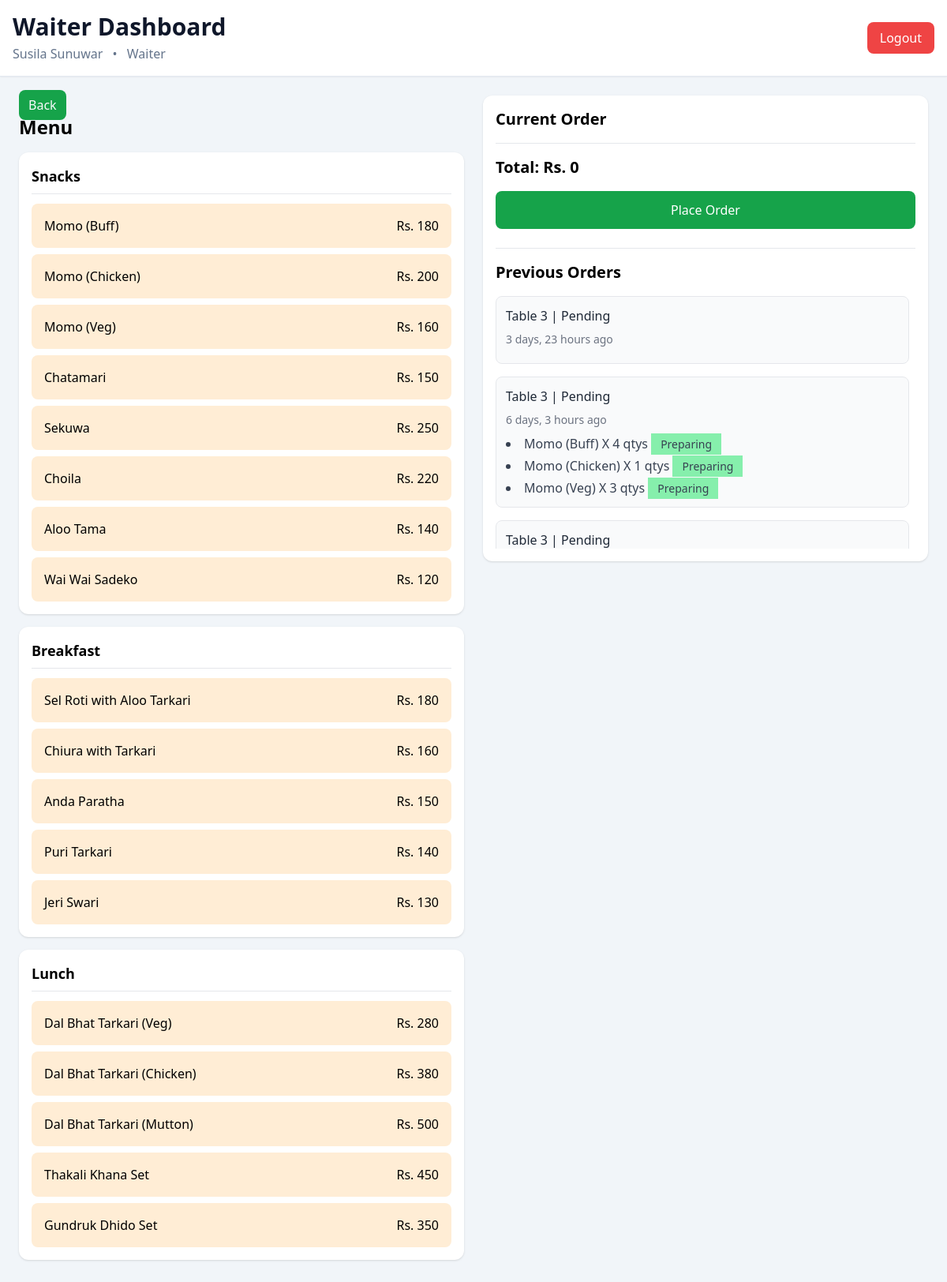
Before: /orders/menu/17/ (signed in) with the older database file.
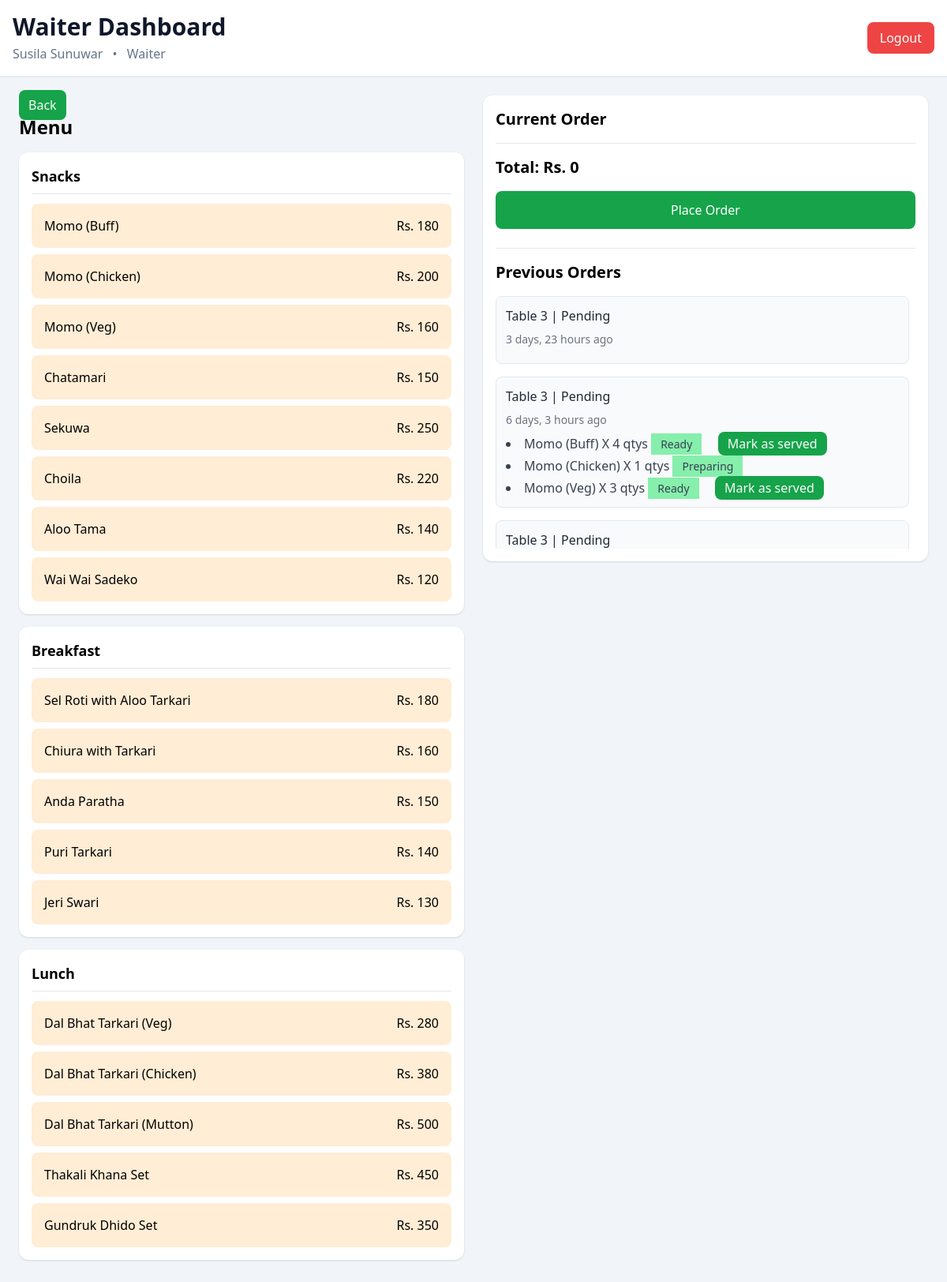
After: the same page with the newer database file.
### orders/models.py (models this page shows)
class OrderItem(models.Model):
    class ITEM_STATUS(models.TextChoices):
        PREPARING = 'p', 'Preparing'
        READY = 'r', 'Ready'
        SERVED = 's', 'Served'
    order = models.ForeignKey(Order, on_delete=models.PROTECT, related_name='items')
    menu_item = models.ForeignKey(MenuItem, on_delete=models.PROTECT, related_name='order_items')
    price = models.PositiveIntegerField()
    quantity = models.PositiveIntegerField(default=1)
    status = models.CharField(choices=ITEM_STATUS, max_length=2, default=ITEM_STATUS.PREPARING)
    priority = models.CharField(choices= MenuItem.PRIORITY_CHOICES, default=MenuItem.PRIORITY_CHOICES.MEDIUM, max_length=2)
    def __str__(self):
        return f"{self.menu_item} X {self.quantity} qtys"

class MenuItem(models.Model):
    class PRIORITY_CHOICES(models.TextChoices):
        HIGH = '3', 'High'
        MEDIUM = '2', 'Medium'
        LOW = '1', 'Low'
    category = models.ForeignKey(Category, on_delete=models.CASCADE, related_name='items')
    name = models.CharField(max_length=200)
    price = models.PositiveIntegerField()
    description = models.TextField(null = True, blank = True)
    default_priority = models.CharField(choices=PRIORITY_CHOICES, default=PRIORITY_CHOICES.MEDIUM, max_length=2)
    est_time = models.PositiveIntegerField(help_text="Write estimated preparation time in minutes", null=True, blank=True)
    station = models.ForeignKey(KitchenStation, on_delete=models.SET_NULL, null=True, related_name='items')
    def __str__(self):
        return self.name

### orders/views.py (the view, shortened to what this page needs)
# urls.py: path("menu/<table_id>/", views.menu_view, name="menu_view_url"),
@role_required([User.ROLE_CHOICES.WAITER])
def menu_view(request, table_id):
    categories = Category.objects.all()
    orders = Order.objects.filter(
        table_id=table_id
        ).exclude(
            status=Order.ORDER_STATUS.BILLED
            ).order_by("-created_at")
    return render(request, "orders/menu.html", {
        'categories':categories,
        'table_id':table_id,
        'orders':orders
    })

### orders/models.py (called while the page is built)
    def __str__(self):
        return self.name

    def __str__(self):
        return self.name

### orders/templates/orders/menu.html (shortened to what this page needs)
{% extends 'orders/base.html' %}
{% load humanize %}
{% block heading %}
Waiter Dashboard
{% endblock %}
{% block main_content %}
  <div class="grid grid-cols-1 md:grid-cols-2 gap-6">
            <div>
                <a class="py-2 px-3 bg-green-600 text-gray-50 rounded-lg" href="{% url 'tables_view_url' %}">Back</a>
                <h1 class="text-2xl font-bold mb-4">Menu</h1>
                {% for category in categories %}
                <div class="bg-white rounded-xl shadow p-4 mb-4">
                    <h2 class="font-bold text-lg mb-3 border-b pb-2">
                        {{ category }}
                    </h2>
                    <div class="grid gap-2">
                        {% for item in category.items.all %}
                        <div class="menu-item cursor-pointer bg-orange-100 hover:bg-orange-200 rounded-lg p-4 transition"
                            data-item-id="{{ item.id }}" data-item-name="{{ item.name }}"
                            data-item-price="{{ item.price }}">
                            <div class="flex justify-between">
                                <span class="font-medium">{{ item.name }}</span>
                                <span>Rs. {{ item.price }}</span>
                            </div>
                        </div>
                        {% endfor %}
                    </div>
                </div>
                {% endfor %}
            </div>
            <div class="bg-white rounded-xl shadow p-4 h-fit sticky top-4">
                <h2 class="text-xl font-bold mb-4">
                    Current Order
                </h2>
                <form class="border-t mt-4 pt-4" method="post">
                    <h3 id="total-price" class="text-xl font-bold">
                        Total: Rs. 0
                    </h3>
                    <button id="place-order-btn"
                        class="w-full mt-4 bg-green-600 text-white py-3 rounded-lg hover:bg-green-700">
                        Place Order
                    </button>
                </form>
                <div class="border-t mt-6 pt-4">
                    <h3 class="text-xl font-bold mb-4">
                        Previous Orders
                    </h3>
                    <div class="max-h-80 overflow-y-auto pr-2 space-y-4">
                        {% for order in orders %}
                        <div class="bg-gray-50 rounded-lg p-3 border border-gray-200">
                            <div class="font-medium text-gray-800 mb-2">
                                {{ order.table }} | {{ order.get_status_display }}
                            </div>
                            <div class="text-sm text-gray-500 mb-2">
                                {{ order.created_at|naturaltime }}
                            </div>
                            <ul class="list-disc list-inside text-gray-700 space-y-1">
                                {% for item in order.items.all %}
                                <li>{{ item }}
                                    <span class="px-3 py-1 bg-green-300 text-sm">{{ item.get_status_display }}</span>
                                    {% if item.status == 'r' %}
                                    <span class="inline-block h-3 w-3 rounded-full blinking"></span>
                                    <a href="{% url 'served_confirmation_url' item.id  %}" class="bg-green-600 px-3 py-1 text-gray-50 rounded-lg hover:bg-green-800 cursor-pointer"> Mark as served </a>
                                    {% endif %}
                                </li>
                                {% endfor %}
                            </ul>
                        </div>
                        {% empty %}
                        <div class="text-gray-500 text-sm">
                            No previous orders found.
                        </div>
                        {% endfor %}
                    </div>
                </div>
            </div>
        </div>
{% endblock %}

Changed rows visible on the page:
changed OrderItem "Momo (Buff) X 4 qtys": status "Preparing" → "Ready"; now shows "Mark as served"
changed OrderItem "Momo (Veg) X 3 qtys": status "Preparing" → "Ready"; now shows "Mark as served"
